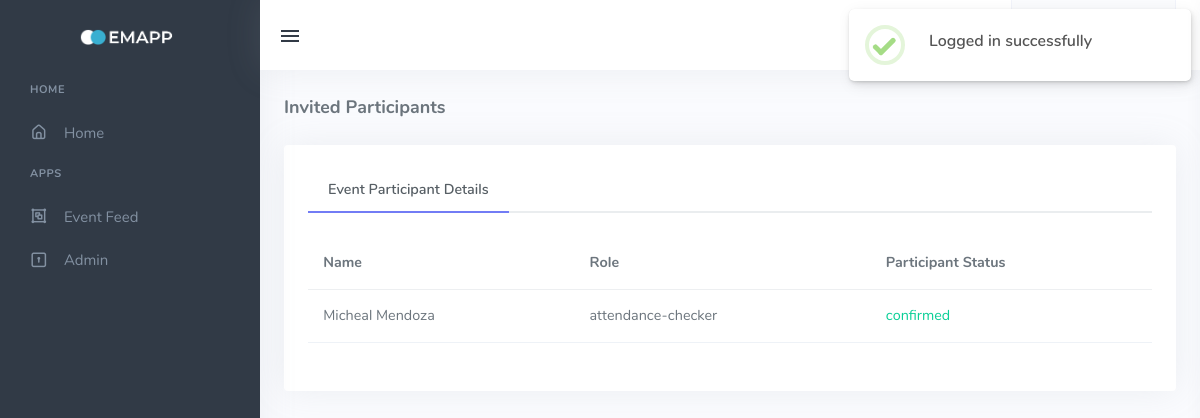
Page /analytics/checkers.participants.php?event_id=158 (signed in) on the committed database.
### tables this page shows
CREATE TABLE `events` (
  `event_id` int(11) NOT NULL AUTO_INCREMENT,
  `event_name` varchar(255) NOT NULL,
  `event_description` longtext NOT NULL,
  `event_location` varchar(255) NOT NULL,
  `event_img` varchar(255) DEFAULT NULL,
  `department_id` int(11) NOT NULL,
  `event_datetime_created` timestamp NOT NULL DEFAULT current_timestamp(),
  `event_date` varchar(12) NOT NULL,
  `event_attendance_duration` int(11) NOT NULL,
  `event_start_time_am` time NOT NULL,
  `event_end_time_am` time NOT NULL,
  `event_start_time_pm` time DEFAULT NULL,
  `event_end_time_pm` time DEFAULT NULL,
  `event_all_day` varchar(12) NOT NULL,
  `event_status` varchar(255) NOT NULL,
  `publisher_id` int(11) NOT NULL,
  PRIMARY KEY (`event_id`)
);

CREATE TABLE `users` (
  `userid` int(11) NOT NULL AUTO_INCREMENT,
  `firstname` varchar(50) NOT NULL,
  `lastname` varchar(50) NOT NULL,
  `email` varchar(50) NOT NULL,
  `photourl` varchar(255) DEFAULT NULL,
  `password` varchar(255) DEFAULT NULL,
  `registration_status` varchar(255) DEFAULT NULL,
  `temp_pass` varchar(255) DEFAULT NULL,
  PRIMARY KEY (`userid`),
  UNIQUE KEY `email` (`email`)
);

CREATE TABLE `participants` (
  `participant_id` int(11) NOT NULL AUTO_INCREMENT,
  `accesstype` varchar(20) NOT NULL,
  `participant_status` varchar(20) NOT NULL,
  `event_id` int(11) NOT NULL,
  `member_reference_id` int(11) NOT NULL,
  PRIMARY KEY (`participant_id`)
);

### analytics/checkers.participants.php (the view, shortened to what this page needs)
<?php require_once '../includes/header.php' ?>
<?php if (isset($user)) { ?>
    <div class="wrapper">
        <?php require_once '../includes/sidebar.php' ?>
        <div class="content-page">
            <div class="content">
                <?php require_once '../includes/topbar.php' ?>
                <div class="container-fluid">
                    <div class="row">
                        <div class="col-12">
                            <div class="page-title-box">
                                <h4 class="page-title">Invited Participants</h4>
                            </div>
                        </div>
                    </div>
                    <?php
                    $event_id = $_GET['event_id'];
                    $query = "SELECT * FROM events
                                RIGHT OUTER JOIN departments on events.department_id = departments.department_id
                                RIGHT OUTER JOIN organizations on departments.organization_id = organizations.organization_id
                                WHERE event_id = $event_id;";
                    $results = $conn->query($query);
                    while ($row = $results->fetch_assoc()) {
                    ?>
                        <div class="row">
                            <div class="col-12">
                                <div class="card">
                                    <div class="card-body">
                                        <ul class="nav nav-tabs nav-bordered mb-3">
                                            <li class="nav-item">
                                                <a href="#basic-datatable-preview" data-bs-toggle="tab" aria-expanded="false" class="nav-link active">
                                                    Event Participant Details
                                                </a>
                                            </li>
                                        </ul>
                                        <div class="tab-content">
                                            <div class="tab-pane show active" id="basic-datatable-preview">
                                                <table id="basic-datatable" class="table dt-responsive nowrap w-100">
                                                    <thead>
                                                        <tr>
                                                            <th>Name</th>
                                                            <th>Role</th>
                                                            <th>Participant Status</th>
                                                        </tr>
                                                    </thead>
                                                    <tbody>
                                                        <?php
                                                        $query = "SELECT * FROM users
                                                        RIGHT OUTER JOIN members ON members.user_reference_id = users.userid
                                                        RIGHT OUTER JOIN participants ON participants.member_reference_id = members.member_id
                                                        WHERE participants.event_id = $event_id AND participants.accesstype = 'attendance-checker'
                                                        ;";
                                                        $results = $conn->query($query);
                                                        while ($row = $results->fetch_assoc()) {
                                                        ?>
                                                            <tr>
                                                                <td><?= $row['firstname'] ?> <?= $row['lastname'] ?></td>
                                                                <td><span id="accesstype<?= $row['participant_id']; ?>"><?= $row['accesstype'] ?></span></td>
                                                                <td class="text-success"><?= $row['participant_status'] ?></td>
                                                            </tr>
                                                        <?php } ?>
                                                    </tbody>
                                                </table>
                                            </div>
                                        </div>
                                    </div>
                                </div>
                            </div>
                        </div>
                    <?php } ?>
                </div>
            </div>
        </div>
    </div>
    <?php require_once '../includes/footer.php'; ?>
<?php } else {
    header("location: ../views/pages-404.php");
    exit();
} ?>

### rows in the picture
users: firstname "Micheal", lastname "Mendoza", participants.accesstype "attendance-checker", participants.participant_status "confirmed"
